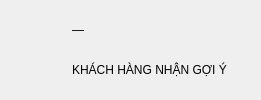
             <widget class="QFrame" name="frameKpiCustomers">
              <property name="card" stdset="0">
               <bool>true</bool>
              </property>
              <property name="minimumSize">
               <size>
                <width>0</width>
                <height>84</height>
               </size>
              </property>
              <layout class="QHBoxLayout" name="horizontalLayoutKpiCustomers">
               <property name="spacing">
                <number>12</number>
               </property>
               <property name="leftMargin">
                <number>14</number>
               </property>
               <property name="topMargin">
                <number>10</number>
               </property>
               <property name="rightMargin">
                <number>14</number>
               </property>
               <property name="bottomMargin">
                <number>10</number>
               </property>
               <item>
                <widget class="QLabel" name="labelKpiCustomersIcon">
                 <property name="minimumSize">
                  <size>
                   <width>46</width>
                   <height>46</height>
                  </size>
                 </property>
                 <property name="maximumSize">
                  <size>
                   <width>46</width>
                   <height>46</height>
                  </size>
                 </property>
                 <property name="text">
                  <string />
                 </property>
                 <property name="pixmap">
                  <pixmap>../images/ic_kpi_users.png</pixmap>
                 </property>
                 <property name="scaledContents">
                  <bool>true</bool>
                 </property>
                </widget>
               </item>
               <item>
                <layout class="QVBoxLayout" name="verticalLayoutKpiCustomers">
                 <property name="spacing">
                  <number>0</number>
                 </property>
                 <property name="leftMargin">
                  <number>0</number>
                 </property>
                 <property name="topMargin">
                  <number>0</number>
                 </property>
                 <property name="rightMargin">
                  <number>0</number>
                 </property>
                 <property name="bottomMargin">
                  <number>0</number>
                 </property>
                 <item>
                  <widget class="QLabel" name="labelKpiCustomers">
                   <property name="text">
                    <string>—</string>
                   </property>
                   <property name="kpi" stdset="0">
                    <string notr="true">value</string>
                   </property>
                  </widget>
                 </item>
                 <item>
                  <widget class="QLabel" name="labelKpiCustomersCaption">
                   <property name="text">
                    <string>KHÁCH HÀNG NHẬN GỢI Ý</string>
                   </property>
                   <property name="kpi" stdset="0">
                    <string notr="true">caption</string>
                   </property>
                  </widget>
                 </item>
                </layout>
               </item>
               <item>
                <spacer name="horizontalSpacer_4">
                 <property name="orientation">
                  <enum>Qt::Horizontal</enum>
                 </property>
                 <property name="sizeHint" stdset="0">
                  <size>
                   <width>20</width>
                   <height>20</height>
                  </size>
                 </property>
                </spacer>
               </item>
              </layout>
             </widget>
